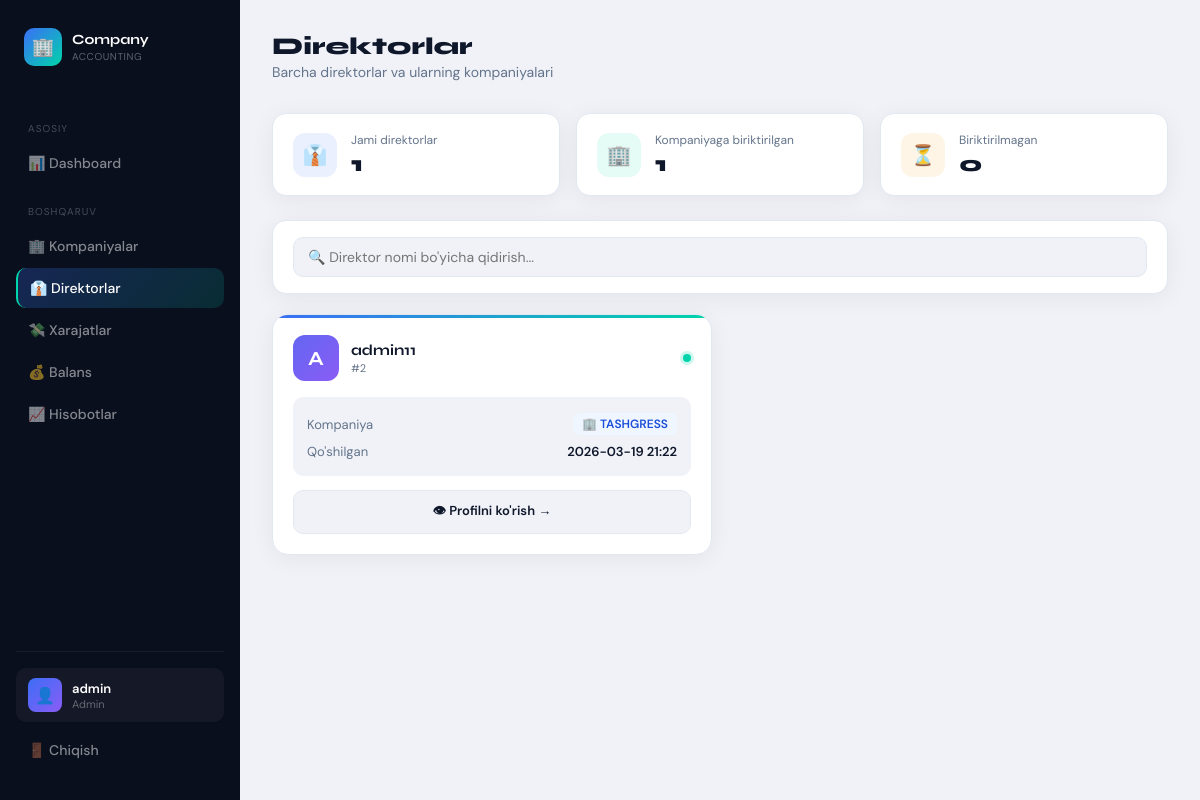
/admin/directors (signed in), run on an earlier commit of the app's database.
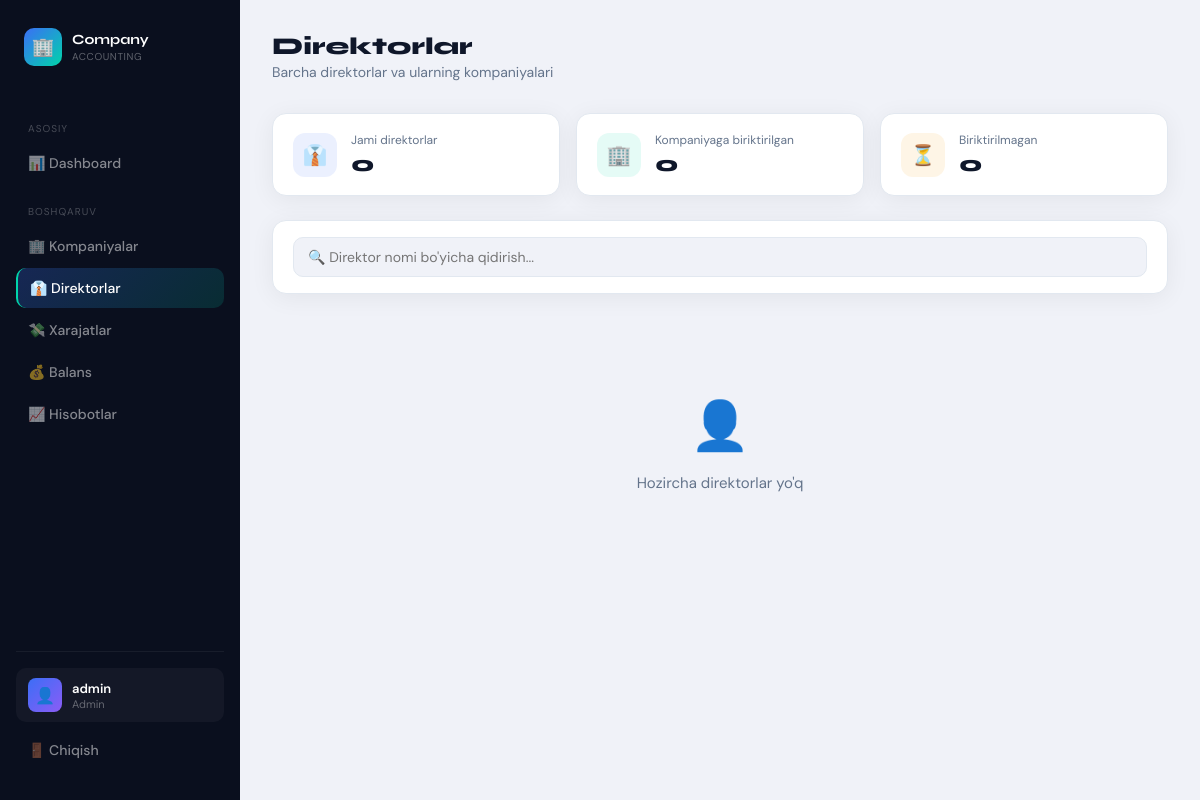
And on a later commit of the database.
### tables this page shows
CREATE TABLE users (
        id INTEGER PRIMARY KEY AUTOINCREMENT,
        username TEXT UNIQUE,
        password TEXT,
        role TEXT,
        company_id INTEGER,
        created_at TEXT
    );

### app.py (the view)
@app.route("/admin/directors")
def admin_directors():
    if session.get("role") != "admin":
        return "Ruxsat yo'q ❌"
    conn = get_db()
    c = conn.cursor()
    c.execute("""
        SELECT
            u.id,
            u.username,
            c.name AS company,
            u.created_at
        FROM users u
        LEFT JOIN companies c ON u.company_id = c.id
        WHERE u.role = 'director'
        ORDER BY u.id DESC
    """)
    directors = c.fetchall()
    conn.close()
    return render_template("admin_directors.html", directors=directors)

### app.py (called while the page is built)
def get_db():
    conn = sqlite3.connect("users.db")
    conn.row_factory = sqlite3.Row
    return conn

@app.context_processor
def inject_notifications():
    return {
        "notifications": [],
        "last_expense": session.get("last_expense")
    }

### templates/admin_directors.html (shortened to what the changed rows need)
<!DOCTYPE html>
<html lang="uz">
<head>
</head>
<body>
<main class="main">
    <div class="stats-row">
        <div class="stat-mini">
            <div>
                <div class="stat-mini-label">Jami direktorlar</div>
                <div class="stat-mini-val">{{ directors | length }}</div>
            </div>
        </div>
        <div class="stat-mini">
            <div>
                <div class="stat-mini-label">Kompaniyaga biriktirilgan</div>
                <div class="stat-mini-val">{{ directors | selectattr('company') | list | length }}</div>
            </div>
        </div>
    </div>
    <div class="directors-grid" id="directorsGrid">
        {% if directors %}
            {% for d in directors %}
            <div class="director-card" data-name="{{ d.username | lower }}">
                <div class="director-top">
                    <div class="director-avatar-wrap">
                        <div class="director-avatar">
                            {{ d.username[0] | upper }}
                        </div>
                        <div>
                            <div class="director-name">{{ d.username }}</div>
                            <div class="director-id">#{{ d.id }}</div>
                        </div>
                    </div>
                    <div class="status-dot"></div>
                </div>
                <div class="director-info">
                    <div class="info-row">
                        <span class="info-label">Kompaniya</span>
                        <span class="info-val">
                            {% if d.company %}
                                <span class="company-tag">🏢 {{ d.company }}</span>
                            {% else %}
                                <span class="no-company-tag">⚠️ Yo'q</span>
                            {% endif %}
                        </span>
                    </div>
                    <div class="info-row">
                        <span class="info-label">Qo'shilgan</span>
                        <span class="info-val">{{ d.created_at }}</span>
                    </div>
                </div>
                <a href="{{ url_for('admin_director_detail', director_id=d.id) }}" class="btn-profile">
                    👁 Profilni ko'rish →
                </a>
            </div>
            {% endfor %}
        {% else %}
            <div class="empty-state">
                <div class="emoji">👤</div>
                <p>Hozircha direktorlar yo'q</p>
            </div>
        {% endif %}
    </div>
</main>
</body>
</html>

What changed in the data, as far as the page shows it:
removed users: username "A", username "admin11", id "2", company "TASHGRESS", created_at "2026-03-19 21:22"
Also different on the page:
{{ directors | length }}: "1" → "0"
{{ directors | selectattr('company') | list | length }}: "1" → "0"
text now shown: "👤 Hozircha direktorlar yo'q"
